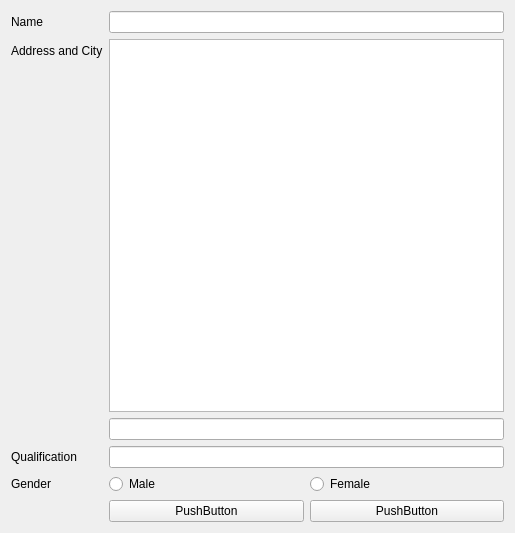
<?xml version="1.0" encoding="UTF-8"?>
<ui version="4.0">
 <class>Form</class>
 <widget class="QWidget" name="Form">
  <property name="geometry">
   <rect>
    <x>0</x>
    <y>0</y>
    <width>515</width>
    <height>533</height>
   </rect>
  </property>
  <property name="windowTitle">
   <string>Form</string>
  </property>
  <layout class="QFormLayout" name="formLayout">
   <item row="0" column="0">
    <widget class="QLabel" name="label">
     <property name="text">
      <string>Name</string>
     </property>
    </widget>
   </item>
   <item row="0" column="1">
    <widget class="QLineEdit" name="lineEdit"/>
   </item>
   <item row="1" column="0">
    <widget class="QLabel" name="label_2">
     <property name="text">
      <string>Address and City</string>
     </property>
    </widget>
   </item>
   <item row="1" column="1">
    <layout class="QVBoxLayout" name="verticalLayout">
     <item>
      <widget class="QTextEdit" name="textEdit"/>
     </item>
     <item>
      <widget class="QLineEdit" name="lineEdit_2"/>
     </item>
    </layout>
   </item>
   <item row="2" column="0">
    <widget class="QLabel" name="label_4">
     <property name="text">
      <string>Qualification</string>
     </property>
    </widget>
   </item>
   <item row="2" column="1">
    <widget class="QLineEdit" name="lineEdit_3"/>
   </item>
   <item row="3" column="0">
    <widget class="QLabel" name="label_3">
     <property name="text">
      <string>Gender</string>
     </property>
    </widget>
   </item>
   <item row="3" column="1">
    <layout class="QHBoxLayout" name="horizontalLayout">
     <item>
      <widget class="QRadioButton" name="radioButton_2">
       <property name="text">
        <string>Male</string>
       </property>
      </widget>
     </item>
     <item>
      <widget class="QRadioButton" name="radioButton">
       <property name="text">
        <string>Female</string>
       </property>
      </widget>
     </item>
    </layout>
   </item>
   <item row="4" column="1">
    <layout class="QHBoxLayout" name="horizontalLayout_2">
     <item>
      <widget class="QPushButton" name="pushButton_2">
       <property name="text">
        <string>PushButton</string>
       </property>
      </widget>
     </item>
     <item>
      <widget class="QPushButton" name="pushButton">
       <property name="text">
        <string>PushButton</string>
       </property>
      </widget>
     </item>
    </layout>
   </item>
  </layout>
 </widget>
 <resources/>
 <connections/>
</ui>
